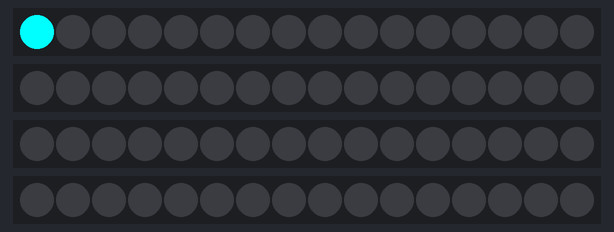
The program below on a simulated Raspberry Pi (BCM pin numbers). Shown: 4 × 16 RGB LEDs in strip order, left to right. Dim RGB values are drawn brighter than linear; random numbers come from a fixed seed; the clock reads 2024-03-15 10:24:30 at power-on unless the program sets it.

Above: at 0.13 s.
At 4.65 s:
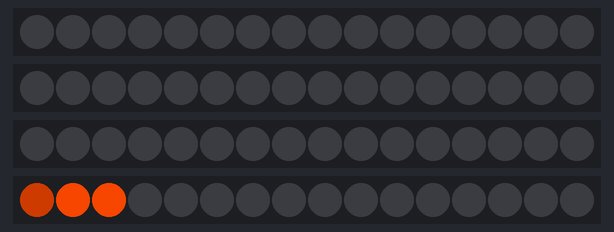
At 9.22 s:
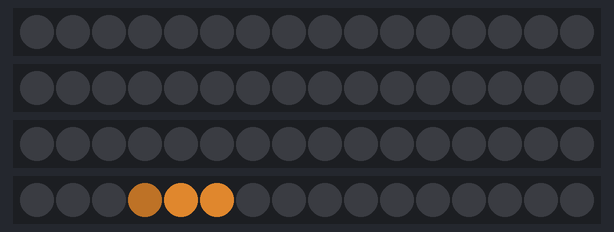
At 18.53 s:
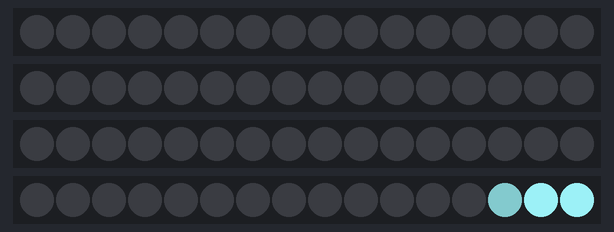
At 29.2 s:
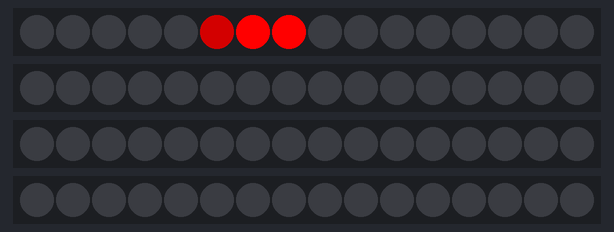
At 39.81 s:
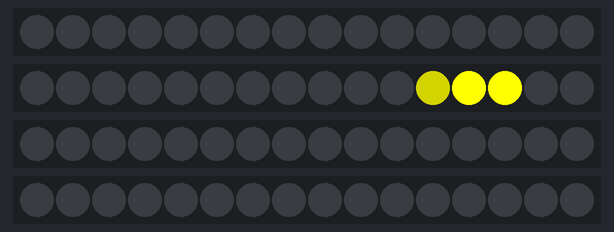

The program:

rain_effect.py
```python
import logging
import random
import time

from mote import Mote

logger = logging.getLogger('overseer')

# import fasting_timer
PARADISE = 'paradise'
FLAME = 'flame'
YELLOW_GREEN = 'yellow_green'
MAGENTA = 'magenta'
CYAN = 'cyan'
YELLOW = 'yellow'
BROWN = 'brown'
BLACK = 'black'
WHITE = 'white'
PURPLE = 'purple'
BLUE = 'blue'
GREEN = 'green'
ORANGE = 'orange'
RED = 'red'
RED_RGB_COLOUR = [255, 0, 0]
ORANGE_RGB_COLOUR = [224, 64, 0]
GREEN_RGB_COLOUR = [0, 255, 0]
YELLOW_GREEN_RGB_COLOUR = [153, 204, 0]
BLUE_RGB_COLOUR = [0, 0, 255]
PURPLE_RGB_COLOUR = [75, 0, 130]
WHITE_RGB_COLOUR = [255, 255, 255]
BLACK_RGB_COLOUR = [1, 1, 1]
BROWN_RGB_COLOUR = [160, 96, 32]
YELLOW_RGB_COLOUR = [255, 255, 0]
CYAN_RGB_COLOUR = [0, 255, 255]
MAGENTA_RGB_COLOUR = [192, 0, 192]
FLAME_RGB_COLOUR = [242, 85, 44]
PARADISE_RGB_COLOUR = [144, 222, 227]
colors = {
    RED: RED_RGB_COLOUR,
    ORANGE: ORANGE_RGB_COLOUR,
    GREEN: GREEN_RGB_COLOUR,
    BLUE: BLUE_RGB_COLOUR,
    PURPLE: PURPLE_RGB_COLOUR,
    WHITE: WHITE_RGB_COLOUR,
    BLACK: BLACK_RGB_COLOUR,
    BROWN: BROWN_RGB_COLOUR,
    YELLOW: YELLOW_RGB_COLOUR,
    CYAN: CYAN_RGB_COLOUR,
    MAGENTA: MAGENTA_RGB_COLOUR,
    YELLOW_GREEN: YELLOW_GREEN_RGB_COLOUR,
    FLAME: FLAME_RGB_COLOUR,
    PARADISE: PARADISE_RGB_COLOUR
}

colors_names = [RED, ORANGE, GREEN, BLUE, PURPLE, WHITE, BLACK, BROWN, YELLOW, CYAN, MAGENTA,
                YELLOW_GREEN, FLAME, PARADISE]


def random_rain(mote):
    light_rain(mote)


def light_rain(mote):
    logger.info('Rain mode')
    mote.clear()
    mote.set_brightness(0.2)
    for times in range(100):
        speed = (random.randint(0, 20) / 100) + 0.01
        rain_colors = [RED_RGB_COLOUR, ORANGE_RGB_COLOUR, GREEN_RGB_COLOUR, BLUE_RGB_COLOUR, PURPLE_RGB_COLOUR,
                       WHITE_RGB_COLOUR, BLACK_RGB_COLOUR, BROWN_RGB_COLOUR, YELLOW_RGB_COLOUR, CYAN_RGB_COLOUR,
                       MAGENTA_RGB_COLOUR, YELLOW_GREEN_RGB_COLOUR,
                       FLAME_RGB_COLOUR, PARADISE_RGB_COLOUR]

        red, green, blue = rain_colors[random.randint(0, len(rain_colors) - 1)]
        line = random.randint(1, 4)
        for index in range(0, 16):
            mote.clear()
            mote.set_pixel(line, index, red, green, blue, 0.4)
            if index > 0:
                mote.set_pixel(line, index - 1, red, green, blue, 0.3)
            if index > 1:
                mote.set_pixel(line, index - 2, int(red / 2), int(green / 2), int(blue / 2), 0.2)
            if index > 2:
                mote.set_pixel(line, index - 3, int(red / 4), int(green / 4), int(blue / 4), 0.1)
            mote.show()
            time.sleep(speed)


def draw(mote, red: int, green: int, blue: int, brightness=0.4, speed=1):
    line = random.randint(1, 4)
    for index in range(0, 16):
        mote.clear()
        mote.set_pixel(line, index, red, green, blue, brightness)
        if index > 0:
            mote.set_pixel(line, index - 1, red, green, blue, brightness - 0.1)
        if index > 1:
            mote.set_pixel(line, index - 2, int(red / 2), int(green / 2), int(blue / 2), brightness - 0.2)
        mote.show()
        time.sleep(speed / 100)


def rain_storm(mote):
    rain_colors = [RED_RGB_COLOUR, ORANGE_RGB_COLOUR, GREEN_RGB_COLOUR, BLUE_RGB_COLOUR, PURPLE_RGB_COLOUR,
                   WHITE_RGB_COLOUR, BLACK_RGB_COLOUR, BROWN_RGB_COLOUR, YELLOW_RGB_COLOUR, CYAN_RGB_COLOUR,
                   MAGENTA_RGB_COLOUR, YELLOW_GREEN_RGB_COLOUR,
                   FLAME_RGB_COLOUR, PARADISE_RGB_COLOUR]

    while True:
        for s in range(25, 1, -1):
            b = (random.randint(3, 10) / 10)
            red, green, blue = rain_colors[random.randint(0, len(rain_colors) - 1)]
            draw(mote, red, green, blue, b, s)
        for s in range(2, 24, 1):
            b = (random.randint(3, 10) / 10)
            red, green, blue = rain_colors[random.randint(0, len(rain_colors) - 1)]
            draw(mote, red, green, blue, b, s)


if __name__ == '__main__':
    mote = Mote()
    mote.configure_channel(1, 16, False)
    mote.configure_channel(2, 16, False)
    mote.configure_channel(3, 16, False)
    mote.configure_channel(4, 16, False)

    mote.clear()
    rain_storm(mote)
```
